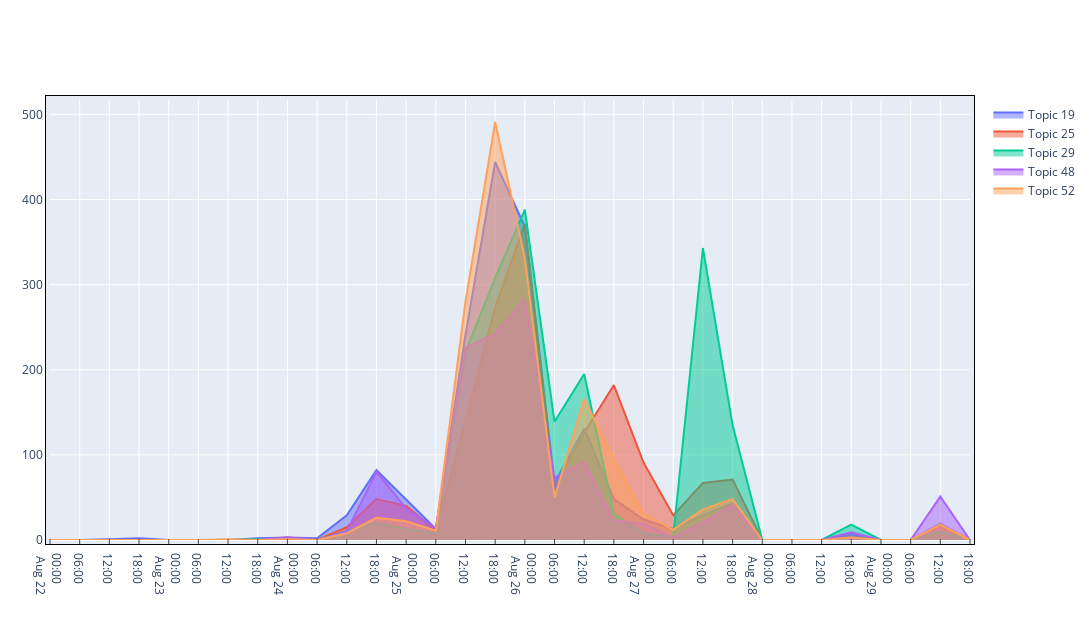

Notebook code cell kept with this figure:
### Code cell
import plotly.graph_objects as go
import pandas as pd


data = pd.read_csv("dashboard_data.csv")
layout = go.Layout(
    autosize=False,
    width=1600,
    height=640,
    xaxis=go.layout.XAxis(linecolor="black", linewidth=1, mirror=True),
    yaxis=go.layout.YAxis(linecolor="black", linewidth=1, mirror=True),
    margin=go.layout.Margin(l=50, r=50, b=100, t=100, pad=4),
)


fig = go.Figure(layout= layout)

fig.add_trace(go.Scatter(x=data["Time"], y=data["19"], fill='tozeroy',name="Topic 19",
                        hovertemplate ='tweet count: %{y}\n'+'Time: %{x}'))
fig.add_trace(go.Scatter(x=data["Time"], y=data["25"], fill='tozeroy',name="Topic 25",
                        hovertemplate ='tweet count: %{y}\n'+'Time: %{x}'))
fig.add_trace(go.Scatter(x=data["Time"], y=data["29"], fill='tozeroy',name="Topic 29",
                        hovertemplate ='tweet count: %{y}\n'+'Time: %{x}'))
fig.add_trace(go.Scatter(x=data["Time"], y=data["48"], fill='tozeroy',name="Topic 48",
                        hovertemplate ='tweet count: %{y}\n'+'Time: %{x}')) 
fig.add_trace(go.Scatter(x=data["Time"], y=data["52"], fill='tozeroy',name="Topic 52",
                        hovertemplate ='tweet count: %{y}\n'+'Time: %{x}'))

fig.update_xaxes(
    dtick=21600000,
    tickformat="%H:%M \n %b %d",
    ticklabelmode="period",
    ticks="inside",

)


fig.show()
fig.write_html("file.html")

### Figure 1 — Plotly figure (JSON) as saved in the notebook; plotly's stock layout.template omitted (floating-point values rounded to 4 significant figures)
{"data": [{"fill": "tozeroy", "hovertemplate": "tweet count: %{y}\nTime: %{x}", "name": "Topic 19", "type": "scatter", "x": ["2017-08-22 00:00:00", "2017-08-22 06:00:00", "2017-08-22 12:00:00", "2017-08-22 18:00:00", "2017-08-23 00:00:00", "2017-08-23 06:00:00", "2017-08-23 12:00:00", "2017-08-23 18:00:00", "2017-08-24 00:00:00", "2017-08-24 06:00:00", "2017-08-24 12:00:00", "2017-08-24 18:00:00", "2017-08-25 00:00:00", "2017-08-25 06:00:00", "2017-08-25 12:00:00", "2017-08-25 18:00:00", "2017-08-26 00:00:00", "2017-08-26 06:00:00", "2017-08-26 12:00:00", "2017-08-26 18:00:00", "2017-08-27 00:00:00", "2017-08-27 06:00:00", "2017-08-27 12:00:00", "2017-08-27 18:00:00", "2017-08-28 00:00:00", "2017-08-28 06:00:00", "2017-08-28 12:00:00", "2017-08-28 18:00:00", "2017-08-29 00:00:00", "2017-08-29 06:00:00", "2017-08-29 12:00:00", "2017-08-29 18:00:00"], "y": [0, 0, 1, 2, 0, 0, 0, 2, 3, 2, 29, 82, 48, 13, 241, 444, 368, 67, 131, 48, 24, 13, 29, 43, 0, 0, 0, 7, 0, 0, 19, 0]}, {"fill": "tozeroy", "hovertemplate": "tweet count: %{y}\nTime: %{x}", "name": "Topic 25", "type": "scatter", "x": ["2017-08-22 00:00:00", "2017-08-22 06:00:00", "2017-08-22 12:00:00", "2017-08-22 18:00:00", "2017-08-23 00:00:00", "2017-08-23 06:00:00", "2017-08-23 12:00:00", "2017-08-23 18:00:00", "2017-08-24 00:00:00", "2017-08-24 06:00:00", "2017-08-24 12:00:00", "2017-08-24 18:00:00", "2017-08-25 00:00:00", "2017-08-25 06:00:00", "2017-08-25 12:00:00", "2017-08-25 18:00:00", "2017-08-26 00:00:00", "2017-08-26 06:00:00", "2017-08-26 12:00:00", "2017-08-26 18:00:00", "2017-08-27 00:00:00", "2017-08-27 06:00:00", "2017-08-27 12:00:00", "2017-08-27 18:00:00", "2017-08-28 00:00:00", "2017-08-28 06:00:00", "2017-08-28 12:00:00", "2017-08-28 18:00:00", "2017-08-29 00:00:00", "2017-08-29 06:00:00", "2017-08-29 12:00:00", "2017-08-29 18:00:00"], "y": [0, 0, 0, 0, 0, 0, 0, 0, 3, 0, 15, 48, 40, 11, 140, 273, 371, 61, 126, 182, 91, 29, 67, 71, 0, 0, 0, 4, 0, 0, 16, 0]}, {"fill": "tozeroy", "hovertemplate": "tweet count: %{y}\nTime: %{x}", "name": "Topic 29", "type": "scatter", "x": ["2017-08-22 00:00:00", "2017-08-22 06:00:00", "2017-08-22 12:00:00", "2017-08-22 18:00:00", "2017-08-23 00:00:00", "2017-08-23 06:00:00", "2017-08-23 12:00:00", "2017-08-23 18:00:00", "2017-08-24 00:00:00", "2017-08-24 06:00:00", "2017-08-24 12:00:00", "2017-08-24 18:00:00", "2017-08-25 00:00:00", "2017-08-25 06:00:00", "2017-08-25 12:00:00", "2017-08-25 18:00:00", "2017-08-26 00:00:00", "2017-08-26 06:00:00", "2017-08-26 12:00:00", "2017-08-26 18:00:00", "2017-08-27 00:00:00", "2017-08-27 06:00:00", "2017-08-27 12:00:00", "2017-08-27 18:00:00", "2017-08-28 00:00:00", "2017-08-28 06:00:00", "2017-08-28 12:00:00", "2017-08-28 18:00:00", "2017-08-29 00:00:00", "2017-08-29 06:00:00", "2017-08-29 12:00:00", "2017-08-29 18:00:00"], "y": [0, 0, 0, 0, 0, 0, 0, 1, 0, 0, 10, 20, 13, 8, 221, 308, 388, 139, 195, 30, 8, 4, 343, 135, 0, 0, 0, 18, 0, 0, 10, 0]}, {"fill": "tozeroy", "hovertemplate": "tweet count: %{y}\nTime: %{x}", "name": "Topic 48", "type": "scatter", "x": ["2017-08-22 00:00:00", "2017-08-22 06:00:00", "2017-08-22 12:00:00", "2017-08-22 18:00:00", "2017-08-23 00:00:00", "2017-08-23 06:00:00", "2017-08-23 12:00:00", "2017-08-23 18:00:00", "2017-08-24 00:00:00", "2017-08-24 06:00:00", "2017-08-24 12:00:00", "2017-08-24 18:00:00", "2017-08-25 00:00:00", "2017-08-25 06:00:00", "2017-08-25 12:00:00", "2017-08-25 18:00:00", "2017-08-26 00:00:00", "2017-08-26 06:00:00", "2017-08-26 12:00:00", "2017-08-26 18:00:00", "2017-08-27 00:00:00", "2017-08-27 06:00:00", "2017-08-27 12:00:00", "2017-08-27 18:00:00", "2017-08-28 00:00:00", "2017-08-28 06:00:00", "2017-08-28 12:00:00", "2017-08-28 18:00:00", "2017-08-29 00:00:00", "2017-08-29 06:00:00", "2017-08-29 12:00:00", "2017-08-29 18:00:00"], "y": [0, 0, 0, 0, 0, 0, 0, 0, 3, 0, 10, 80, 37, 14, 226, 242, 283, 73, 92, 23, 19, 3, 21, 41, 0, 0, 0, 9, 0, 0, 51, 0]}, {"fill": "tozeroy", "hovertemplate": "tweet count: %{y}\nTime: %{x}", "name": "Topic 52", "type": "scatter", "x": ["2017-08-22 00:00:00", "2017-08-22 06:00:00", "2017-08-22 12:00:00", "2017-08-22 18:00:00", "2017-08-23 00:00:00", "2017-08-23 06:00:00", "2017-08-23 12:00:00", "2017-08-23 18:00:00", "2017-08-24 00:00:00", "2017-08-24 06:00:00", "2017-08-24 12:00:00", "2017-08-24 18:00:00", "2017-08-25 00:00:00", "2017-08-25 06:00:00", "2017-08-25 12:00:00", "2017-08-25 18:00:00", "2017-08-26 00:00:00", "2017-08-26 06:00:00", "2017-08-26 12:00:00", "2017-08-26 18:00:00", "2017-08-27 00:00:00", "2017-08-27 06:00:00", "2017-08-27 12:00:00", "2017-08-27 18:00:00", "2017-08-28 00:00:00", "2017-08-28 06:00:00", "2017-08-28 12:00:00", "2017-08-28 18:00:00", "2017-08-29 00:00:00", "2017-08-29 06:00:00", "2017-08-29 12:00:00", "2017-08-29 18:00:00"], "y": [0, 0, 0, 0, 0, 0, 1, 0, 1, 0, 8, 26, 22, 11, 280, 491, 331, 50, 166, 95, 31, 12, 36, 48, 0, 0, 0, 3, 0, 0, 18, 0]}], "layout": {"autosize": false, "height": 640, "margin": {"b": 100, "l": 50, "pad": 4, "r": 50, "t": 100}, "width": 1600, "xaxis": {"dtick": 21600000, "linecolor": "black", "linewidth": 1, "mirror": true, "tickformat": "%H:%M \n %b %d", "ticklabelmode": "period", "ticks": "inside"}, "yaxis": {"linecolor": "black", "linewidth": 1, "mirror": true}}}
